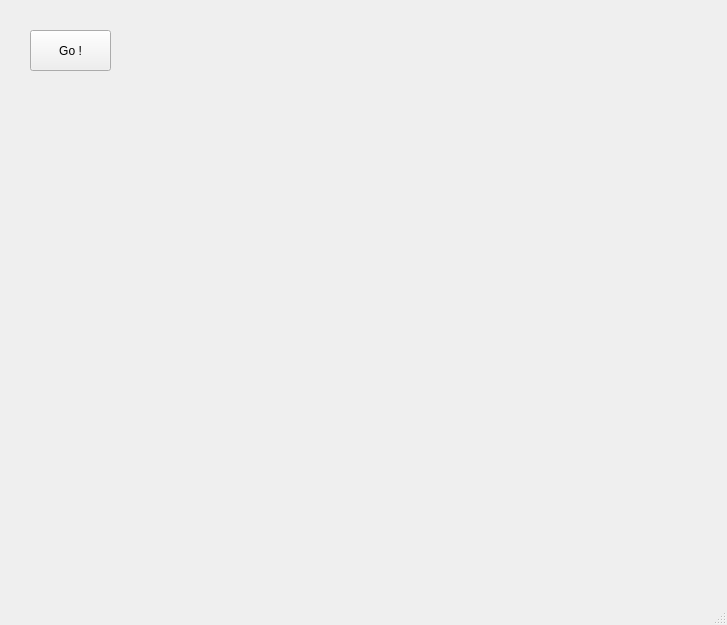
<?xml version="1.0" encoding="UTF-8"?>
<ui version="4.0">
 <class>MainWindow</class>
 <widget class="QMainWindow" name="MainWindow">
  <property name="geometry">
   <rect>
    <x>0</x>
    <y>0</y>
    <width>727</width>
    <height>625</height>
   </rect>
  </property>
  <property name="windowTitle">
   <string>MainWindow</string>
  </property>
  <widget class="QWidget" name="centralwidget">
   <widget class="QPushButton" name="goButton">
    <property name="geometry">
     <rect>
      <x>30</x>
      <y>30</y>
      <width>81</width>
      <height>41</height>
     </rect>
    </property>
    <property name="text">
     <string>Go !</string>
    </property>
   </widget>
   <widget class="QWidget" name="gridLayoutWidget">
    <property name="geometry">
     <rect>
      <x>140</x>
      <y>10</y>
      <width>525</width>
      <height>525</height>
     </rect>
    </property>
    <layout class="QGridLayout" name="grid">
     <property name="sizeConstraint">
      <enum>QLayout::SetMinimumSize</enum>
     </property>
     <property name="leftMargin">
      <number>10</number>
     </property>
     <property name="topMargin">
      <number>10</number>
     </property>
     <property name="rightMargin">
      <number>10</number>
     </property>
     <property name="bottomMargin">
      <number>10</number>
     </property>
     <property name="spacing">
      <number>10</number>
     </property>
    </layout>
   </widget>
  </widget>
  <widget class="QMenuBar" name="menubar">
   <property name="geometry">
    <rect>
     <x>0</x>
     <y>0</y>
     <width>727</width>
     <height>20</height>
    </rect>
   </property>
  </widget>
  <widget class="QStatusBar" name="statusbar"/>
 </widget>
 <resources/>
 <connections/>
</ui>
